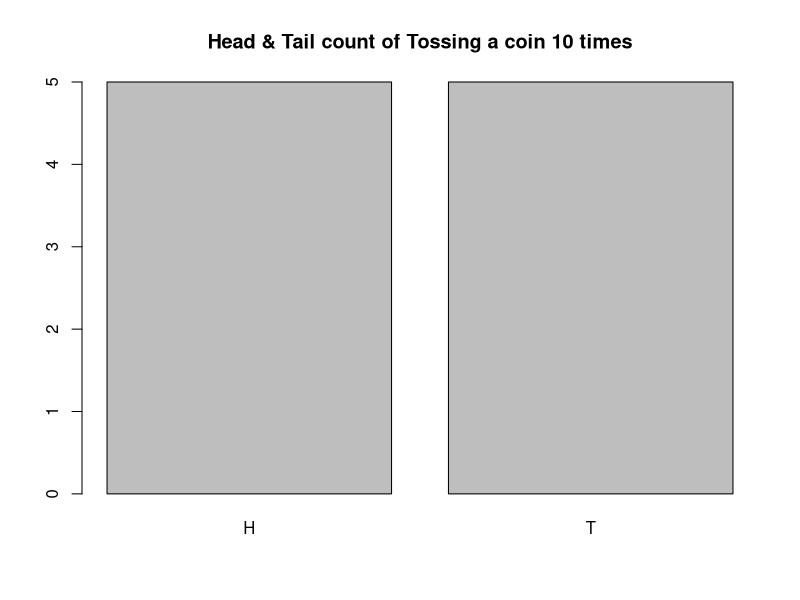
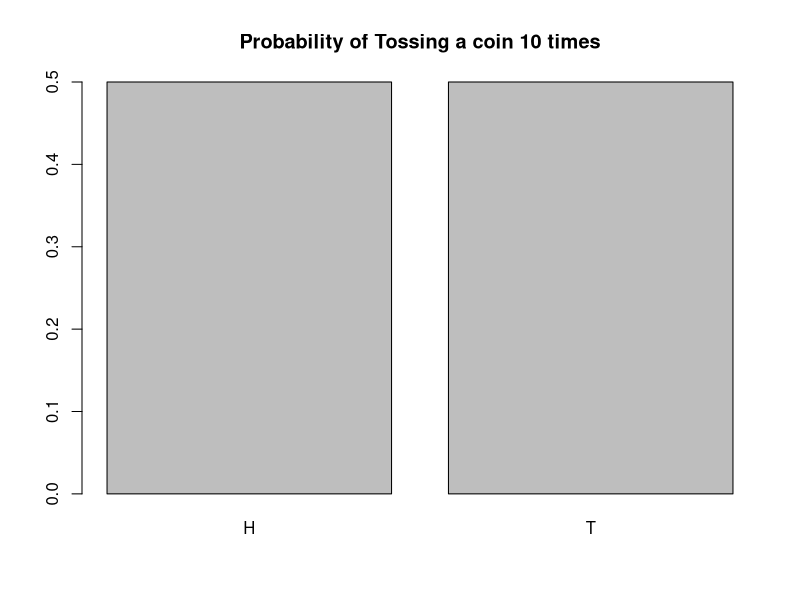
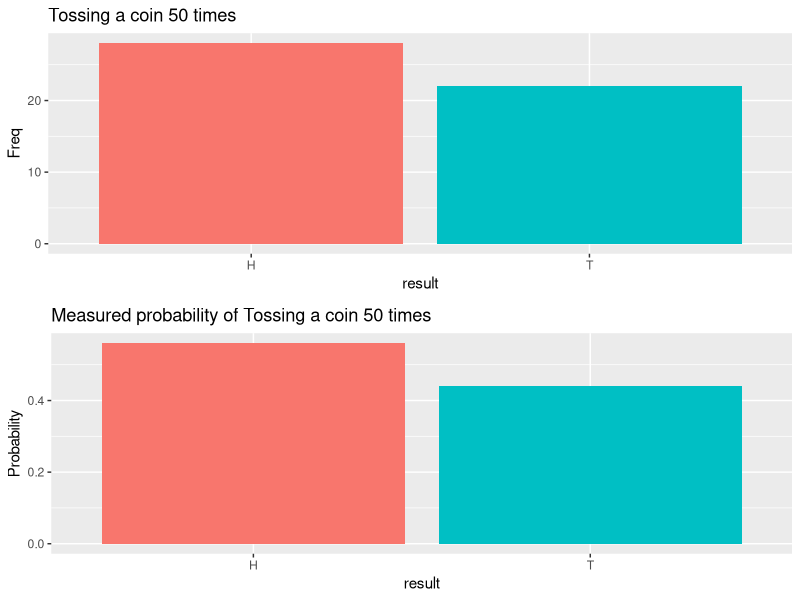
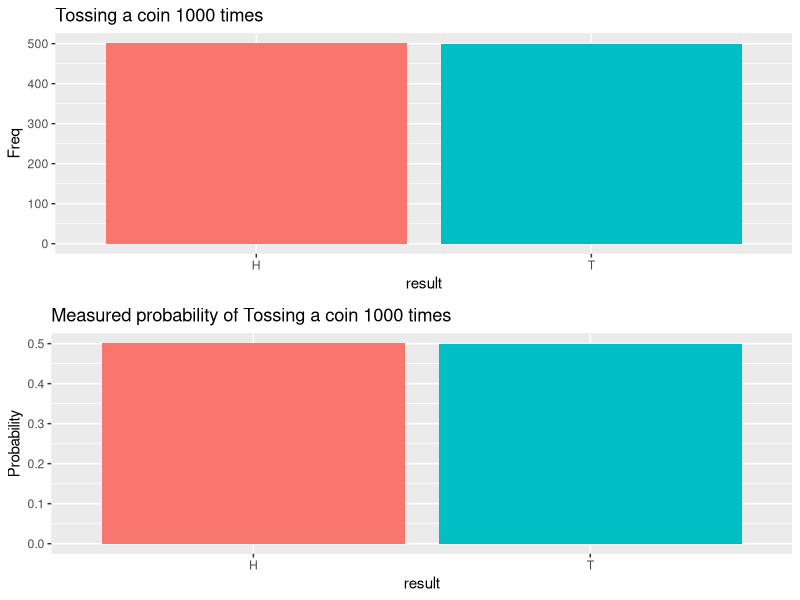

Recreate these plots in R, in order.
## ---- chunk 1
knitr::opts_chunk$set(echo = TRUE, message= FALSE, warning=FALSE)
## ---- chunk 2
coin <- c("H","T")

## ---- chunk 3
result <- sample(coin,10, replace = TRUE)

## ---- chunk 4
result
## ---- chunk 5
table(result)

## ---- chunk 6

df_total <- data.frame(table(result))

## ---- chunk 7
df_total

## ---- chunk 8
df_prob <- cbind(df_total, prop.table(df_total$Freq))
names(df_prob) <- c("result","Freq", "probability")
df_prob
## ---- chunk 9
barplot(df_prob$Freq, names.arg = df_total$result, main = "Head & Tail count of Tossing a coin 10 times")
barplot(df_prob$probability, names.arg = df_total$result, main = "Probability of Tossing a coin 10 times")

## ---- chunk 10
library(ggplot2)
library(gridExtra)
## ---- chunk 11
tossCoin <- function(numToss = 10){
  coin <- c("H","T")
  result <- sample(coin,numToss, replace = TRUE)
  df_total <- data.frame(table(result))
  

}

plotCoin <- function(df){
  number <- sum(df$Freq)
  
  
  plot1 <- ggplot(df, aes(result,Freq, fill = result)) + geom_bar(stat = "identity") + labs(title = paste0("Tossing a coin ", number," times")) +theme(legend.position = "none")
  plot2 <- ggplot(df, aes(result, prop.table(df$Freq), fill = result)) + geom_bar(stat = "identity") + labs(title = paste0("Measured probability of Tossing a coin ", number," times"), y = "Probability") + theme(legend.position = "none")
  
  grid.arrange(plot1, plot2)
  
}

## ---- chunk 12
df50 <- tossCoin(50)
df50
plotCoin(df50)

## ---- chunk 13
df1000 <- tossCoin(1000)
df1000
plotCoin(df1000)


